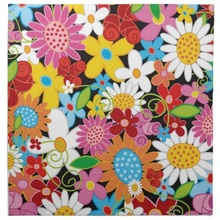
%> input picture flowers.jpg, 220 x 220 px, shrunk from 512 x 512 before the run
$ octave --eval "imAvger;"   (GNU Octave 9; MATLAB toolbox functions it lacks are replaced by stand-ins)
%> lines starting %> are read from the running program, lines starting %| are printed output that depends on the picture
%% using nlfilter-- grayscale only
function imAvger()
%UNTITLED Summary of this function goes here
%   Detailed explanation goes here

% Read in image
f = imread('/Users/akanwar/Documents/Image Processing course/assignments/flowers.jpg');
%> f is the input picture: size 220x220x3 uint8; mean R, G, B 176.4, 147.7, 132.3
A = rgb2gray(im2double(f));
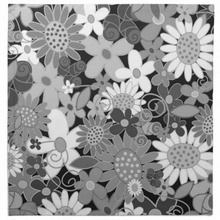
%> A: size 220x220 double; min 0.0198, max 1, mean 0.606

% Use nlfilter - only works on grayscale
fun = @(x) mean(x(:));

B = nlfilter(A,[25 25],fun);
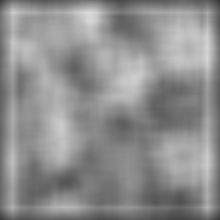
%> B: size 220x220 double; min 0.225, max 0.861, mean 0.558
subplot(211)
imshow(A)
subplot(212)
imshow(B);

%% imfilter

f = imread('/Users/akanwar/Documents/Image Processing course/assignments/flowers.jpg');

% H = fspecial('average',HSIZE) returns an averaging filter H of size
%     HSIZE. HSIZE can be a vector specifying the number of rows and columns in
%     H or a scalar, in which case H is a square matrix.
%     The default HSIZE is [3 3]

H = fspecial('average', 10);
filteredRGB = imfilter(f,H);
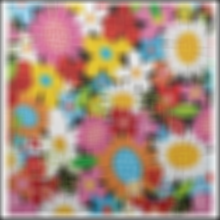
%> filteredRGB: size 220x220x3 uint8; mean R, G, B 170.8, 142, 126.7

subplot(211), imshow(f), subplot(212), imshow(filteredRGB)
%> (the run ends here)
